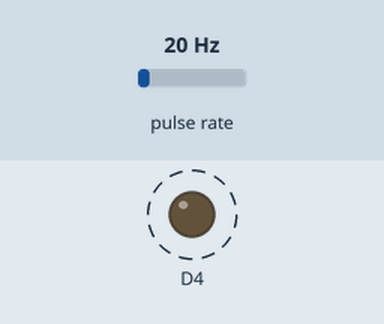
Recording of a sketch running on a simulated ESP8266 (Wemos D1 mini). On the bench: output pins drawn as LEDs (lit = HIGH, except the on-board LED, lit = LOW). Wiring (inferred from the names in the program): pulse sensor: data D5. Dashed ring = blinking. The test bench sets the inputs (shaded band); at power-on: pulse rate 20 Hz. WiFi joins after 1.5 s; servers stay silent unless stated; uploads are accepted with an empty reply; what the sketch prints to the serial monitor is not drawn.

Above: at 0.7 s.
Timing chart, 0 to 3.4 s (numbered marks = the images above):
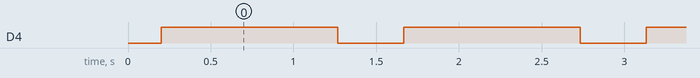

Measured:
- by itself, D4: alternates HIGH for 1.1 s and LOW for 0.40 s, 16 changes in all, then stays LOW

The sketch:

NodeMCU_Flow.ino
```cpp
/*
Credit: 14Corge

Project: Smart Water Meter (Wifi)
Objective: Upload the flow of water regularly

*/
#include <ESP8266WiFi.h>
#include <ArduinoJson.h>

//FLOW Section setup
int flowPin1 = D5;
unsigned long flow1count = 0;
#define countof(a) (sizeof(a) / sizeof(a[0]))

String apiKey = "LGSAE13W82VM4RTE"; //Change
const char* ssid = "CEPT_STUDENT"; // Change
const char* password = ""; //Change
const char* server = "139.59.43.105";
String url = "http://139.59.43.105:3000/channels/1/fields/1/last.json?";
WiFiClient client;

//Json Experiment
const size_t bufferSize = JSON_OBJECT_SIZE(3) + 100;
DynamicJsonBuffer jsonBuffer(bufferSize);
int field1, lits, use = 0;

void setup() {
  Serial.begin (115200);
  pinMode(BUILTIN_LED, OUTPUT);
  pinMode(flowPin1, INPUT_PULLUP);
  attachInterrupt(flowPin1, flow1, CHANGE);
  WiFi.mode(WIFI_STA);
  WiFi.begin(ssid, password);


}

void loop() {
    //Section to refresh the previous readings
    if(lits == 0){
    refreshmemory();
    use = field1;

    if(use!=0){
    Serial.print("The data retrieved shows use of litres ");
    Serial.println(use);
    }
    else{
      use = lits + use;
      collectdata();
    }

}
}

void flow1()
{
flow1count +=1;
}

void refreshmemory(){

  if (client.connect(server,3000)) { // "184.106.153.149" or api.thingspeak.com
      digitalWrite (BUILTIN_LED, HIGH);
      client.print(String("GET ") + url + " HTTP/1.1\r\n" +
               "Host: " + server + "\r\n" +
               "Connection: close\r\n\r\n");

      unsigned long timeout = millis();
      while (client.available() == 0) {
        if (millis() - timeout > 10000) {
          Serial.println(">>> Client Timeout !");
          client.stop();
          return;
            }
        }
    while(client.available()){
        String line = client.readStringUntil('\r');
        JsonObject& root = jsonBuffer.parseObject(line);
        const char* created_at = root["created_at"]; // "2017-03-28T08:49:27+05:30"
        long entry_id = root["entry_id"]; // 158106
        field1 = root["field1"];
      }
    Serial.print ("The data is ");
    Serial.println (field1);
    digitalWrite (BUILTIN_LED, LOW);
    }
}

void collectdata(){
  Serial.print("Flow 1 in Liters: ");
  lits = (flow1count/450.0);
  use = field1+lits;
  Serial.print(use);
//Serial.print("\tFlow 2 in Liters: ");
//Serial.print(flow2count/450.0);
  Serial.print("\tFlow 1 in pulses: ");
  Serial.print(flow1count);
  Serial.println("");
//Serial.print("\tFlow 2 in pulse: ");
//Serial.println(flow2count);
  delay(00);

  if (client.connect(server,3000)) { // "184.106.153.149" or api.thingspeak.com
      digitalWrite (BUILTIN_LED, HIGH);
      String postStr = apiKey;
      //postStr +="&field1=";
      //postStr +="&field1=";
      //postStr += String("WeMos1");
      postStr +="&field1=";
      postStr += String(lits);
      /*postStr +="&field2=";
      postStr += String(h);*/
      postStr += "\r\n\r\n";

      client.print("POST /update HTTP/1.1\n");
      //client.print("Host: api.thingspeak.com\n");
      client.print("Host: http://139.59.43.105:3000/update\n");
      client.print("Connection: close\n");
      client.print("X-THINGSPEAKAPIKEY: "+apiKey+"\n");
      client.print("Content-Type: application/x-www-form-urlencoded\n");
      client.print("Content-Length: ");
      client.print(postStr.length());
      client.print("\n\n");
      client.print(postStr);
      //delay(5000);
      }
      digitalWrite (BUILTIN_LED, LOW);
      client.stop();
}
```
